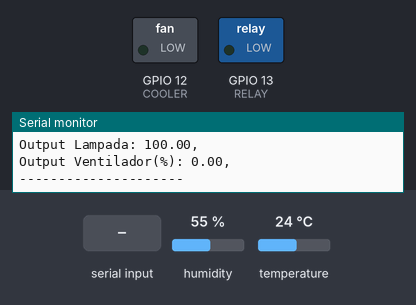
The sketch below on a simulated ESP32. Shown: switched loads named in the sketch (green lamp = pin HIGH), the last lines printed to the serial monitor. The inputs (shaded band) are chosen by the test bench; at power-on: humidity 55 %, temperature 24 °C.

Above: at 4.9 s.
5.0 s: humidity set to 78 %
11.6 s: humidity set to 81 %
At 13.7 s:
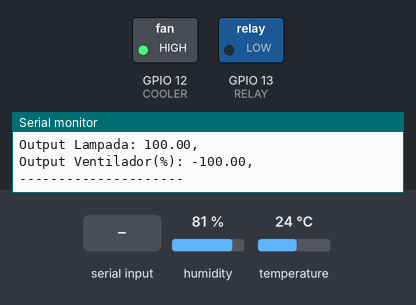
14.7 s: "t" received over Serial
At 18.0 s:
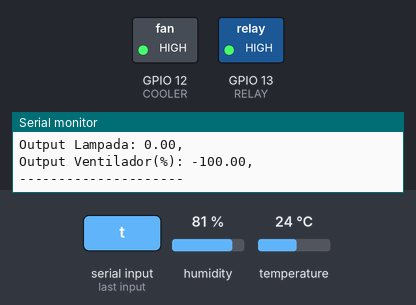
18.4 s: humidity set to 62 %
24.6 s: humidity set to 59 %
At 26.1 s:
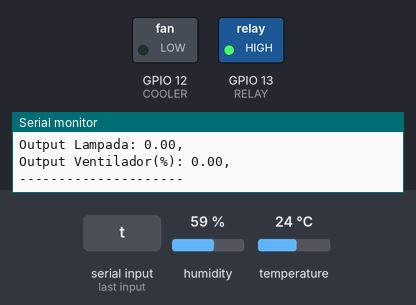
27.7 s: humidity set to 75 %
34.3 s: humidity set to 78 %
Timing chart, 0 to 37.7 s (numbered marks = the images above; inputs shaded):
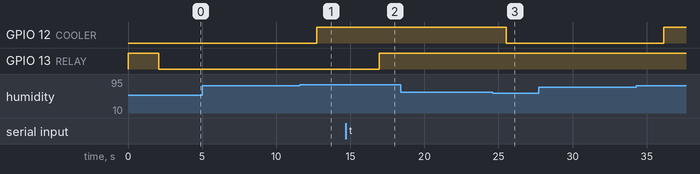

The sketch:

TPFinal.ino
```cpp
#include <Adafruit_Sensor.h>
#include <DHT.h>
#include <DHT_U.h>
#include <stdio.h>
#include <string.h>

#define DHTPIN  15   // Digital pin connected to the DHT sensor
#define RELAY 13
#define COOLER 12
#define DHTTYPE    DHT11     // DHT 11
#define PWM_COOLER    0
#define PWM_LUZ    1
#define PWM_Resolution   10
#define PWM_RELAY_FREQ  60
#define PWM_COOLER_FREQ  10000

uint32_t delayMS;
int speedCooler = 0;
int pwmLampada = 1024;

DHT_Unified dht(DHTPIN, DHTTYPE);


// Controlador PID da Temperatura
double temp_Setpoint = 30;
unsigned long temp_currentTime, temp_previousTime;
double temp_elapsedTime;
double temp_lastError;
double temp_Input, temp_Output;
double temp_error, temp_cumError, temp_rateError;
double temp_Kp = 5.22;
double temp_Ki = 0.282;
double temp_Kd = -7.62;

// Controlador PID da Umidade
double umi_Setpoint = 70;
unsigned long umi_currentTime, umi_previousTime;
double umi_elapsedTime;
double umi_lastError;
double umi_Input, umi_Output;
double umi_error, umi_cumError, umi_rateError;
double umi_Kp = 6.08;
double umi_Ki = 0.419;
double umi_Kd = -6.4;

double computeTemp(){

  temp_currentTime = millis();
  temp_elapsedTime = (double)(temp_currentTime - temp_previousTime);

  temp_error = temp_Setpoint - temp_Input;
  temp_cumError += temp_error*temp_elapsedTime;
  temp_rateError = (temp_error - temp_lastError)/temp_elapsedTime;

  double temp_Output = temp_Kp*temp_error + temp_Ki*temp_cumError + temp_Kd*temp_rateError;

  temp_lastError = temp_error;
  temp_previousTime = temp_currentTime;

  if(temp_Output < 0){
    temp_Output = 0;
  }
  else if(temp_Output > 100){
    temp_Output = 100;
  }

  return temp_Output;
}

double computeUmi(){

  umi_currentTime = millis();
  umi_elapsedTime = (double)(umi_currentTime - umi_previousTime);

  umi_error = umi_Setpoint - umi_Input;
  umi_cumError += umi_error*umi_elapsedTime;
  umi_rateError = (umi_error - umi_lastError)/umi_elapsedTime;

  double umi_Output = umi_Kp*umi_error + umi_Ki*umi_cumError + umi_Kd*umi_rateError;

  umi_lastError = umi_error;
  umi_previousTime = umi_currentTime;

  if(umi_Output < -100){
    umi_Output = -100;
  }
  else if(umi_Output > 0){
    umi_Output = 0;
  }

  return umi_Output;
}

void setup() {

  Serial.begin(9600);

  dht.begin();

  //configurando PWM cooler
  ledcAttachPin(COOLER, PWM_COOLER);
  ledcSetup(PWM_COOLER, PWM_COOLER_FREQ, PWM_Resolution);
  ledcWrite(PWM_COOLER, speedCooler);

  //configurando PWM lampada
  ledcAttachPin(RELAY, PWM_LUZ);
  ledcSetup(PWM_LUZ, PWM_RELAY_FREQ, PWM_Resolution);
  ledcWrite(PWM_LUZ, pwmLampada);

  // Configurando Sensor
  sensor_t sensor;
  dht.temperature().getSensor(&sensor);
  dht.humidity().getSensor(&sensor);
  delayMS = sensor.min_delay / 1000;

}

void loop() {

  delay(delayMS);
  sensors_event_t event;

  // Input de SetPoint
  if (Serial.available()) {
    char spd = Serial.read();
    if(spd == 't'){
      int value = Serial.read();
      temp_Setpoint = value;
    }
    if(spd == 'u') {
      int value = Serial.read();
      umi_Setpoint = value;
    }
  }

//  temp_Output = computeTemp();
//  umi_Output = computeUmi();
//
//  Serial.print(temp_Output);
//  Serial.print(", ");
//  Serial.print(-umi_Output);
//  Serial.print(", ");
//
//  dht.temperature().getEvent(&event);
//  if (isnan(event.temperature)) {
//  }
//  else {
//    temp_Input = event.temperature;
//    Serial.print(temp_Input);
//    Serial.print(", ");
//  }
//
//  dht.humidity().getEvent(&event);
//  if (isnan(event.relative_humidity)) {
//  }
//  else {
//    umi_Input = event.relative_humidity;
//    Serial.print(umi_Input);
//  }
//  Serial.println();

 Serial.print("Set Point Temperatura: ");
 Serial.println(temp_Setpoint);
 Serial.print("Set Point Umidade: ");
 Serial.println(umi_Setpoint);


// Input Temperatura
 dht.temperature().getEvent(&event);
 if (isnan(event.temperature)) {
 }
 else {
   temp_Input = event.temperature;
   Serial.print("Input Temperatura: ");
   Serial.print(temp_Input);
   Serial.print(", ");
   Serial.println();
 }


// Input Umidade
 dht.humidity().getEvent(&event);
 if (isnan(event.relative_humidity)) {
 }
 else {
   umi_Input = event.relative_humidity;
   Serial.print("Input Umidade: ");
   Serial.print(umi_Input);
   Serial.println();
 }
 Serial.println();

// // Calculos
 temp_Output = computeTemp();
 umi_Output = computeUmi();


// PWM Lampada
 Serial.print("Output Lampada: ");
 Serial.print(temp_Output);
  ledcWrite(PWM_LUZ, map(temp_Output, 0, 100, 1024, 0));
 Serial.print(", ");
 Serial.println();

//PWM Ventilador
 Serial.print("Output Ventilador(%): ");
 Serial.print(umi_Output);
  ledcWrite(PWM_COOLER, map(umi_Output, 0, -100, 0, 1024));
 Serial.print(", ");
 Serial.println();
 Serial.println("---------------------");


}
```

Measured:
- the behaviour switches between 79 and 80 % on humidity (found by bisection; images 0 and 1)
- the behaviour switches between 61 and 60 % on humidity (found by bisection; images 2 and 3)
- after the input at 14.7 s, GPIO 13 (RELAY): LOW → HIGH after 2.3 s
